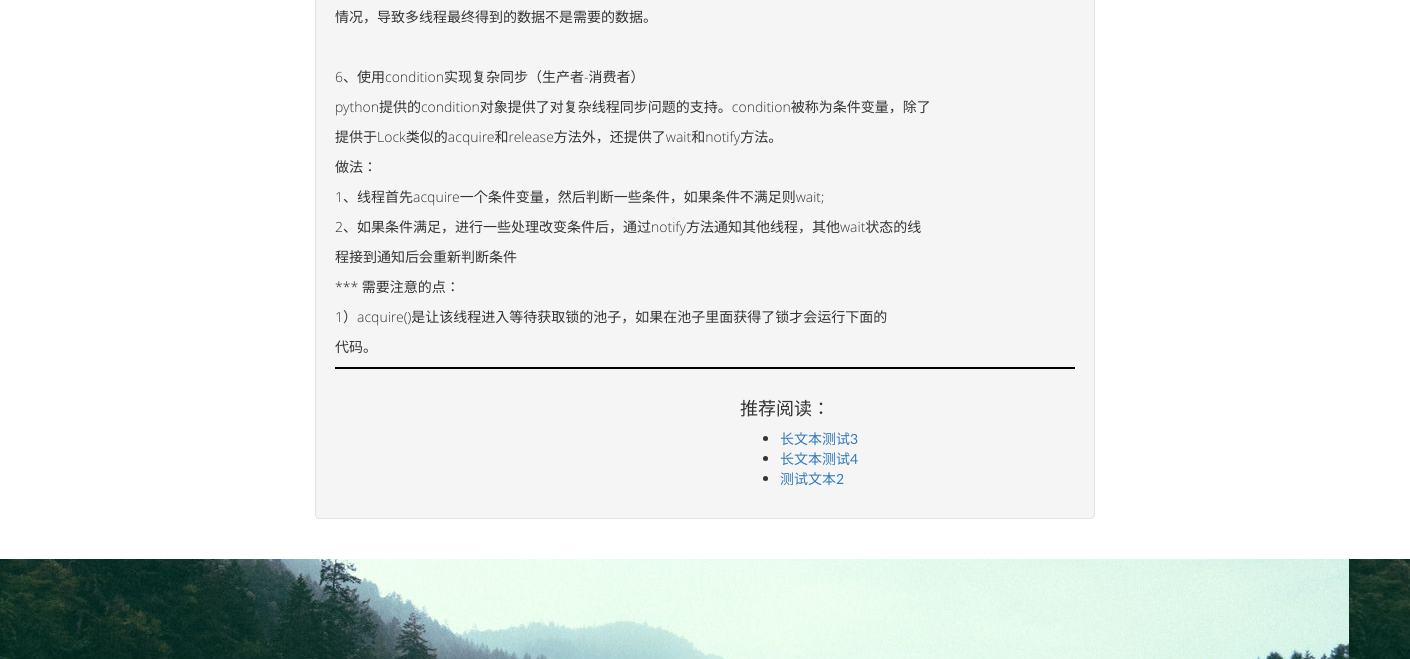
/topic/4 (lower part), run on an earlier commit of the app's database.
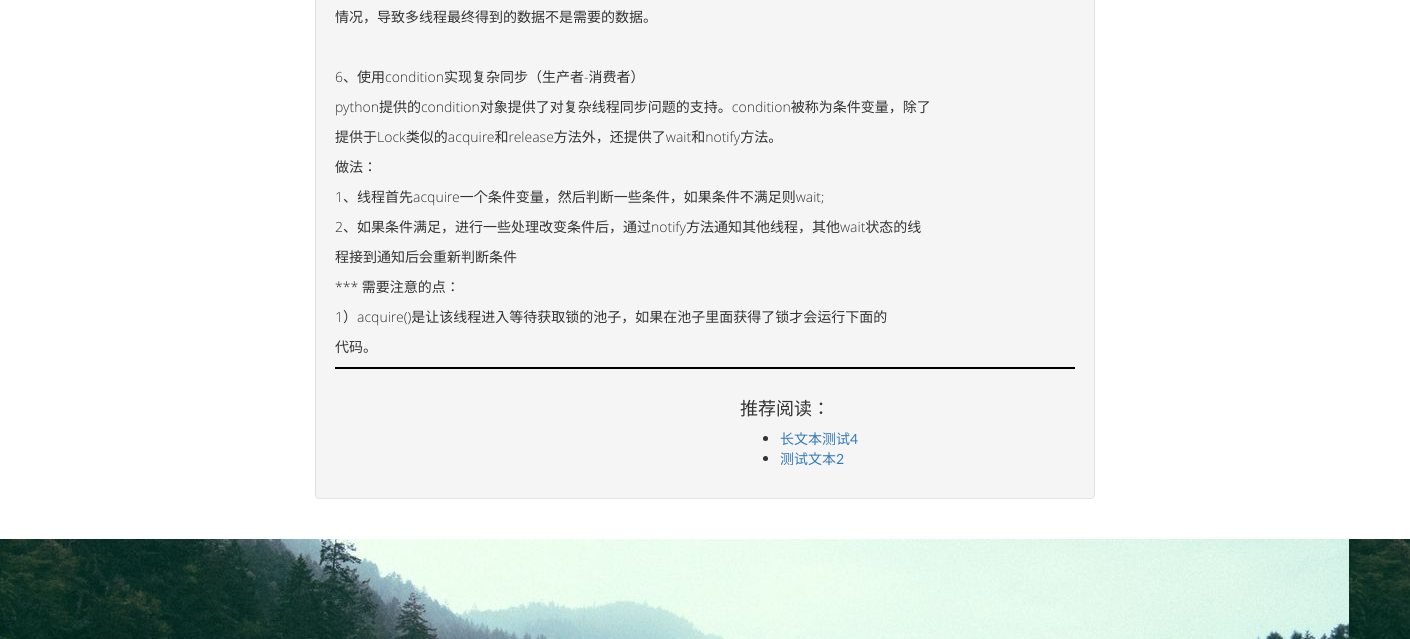
And on a later commit of the database.
### models/topic.py (models this page shows, shortened)
class Topics(db.Model):
	__tablename__ = 'topics'
	title = db.Column(db.String(50))
	id = db.Column(db.Integer, primary_key=True)
	content = db.Column(db.Text)
	author_id = db.Column(db.Integer)
	tag_id = db.Column(db.Integer, db.ForeignKey('tags.id'))
	pic_url = db.Column(db.String(200))
	createTime = db.Column(db.DateTime)
	def __init__(self):
		self.createTime = datetime.datetime.now()
		self.author_id = '1'

### view_fun/index.py (the view)
@index_blueprint.route('/topic/<topicId>',methods=['GET'])
def detail(topicId):
	topic = Topics()
	topicObj = topic.query.filter_by(id=topicId).first()
	if topicObj:
		tags = topicObj.tag
		reconTopic = tags.topic.limit(4)
		return render_template('index/detail.html', topicObj=topicObj, reconTopic=reconTopic)
	else:
		return abort(404)

### app.py (called while the page is built)
def createApp():
	app = Flask(__name__)
	sysstr = platform.system()
	if sysstr == 'Linux':
		app.config.from_object(ProdConfig)
	else:
		app.config.from_object(DevConfig)
	Bootstrap(app)
	db.init_app(app)
	ckeditor.init_app(app)
	login_opt.init_app(app)
	app.register_blueprint(index)
	app.register_blueprint(admin)
	@app.before_request
	def create_data():
		db.create_all()
	if not app.debug:
		import logging
		from logging.handlers import RotatingFileHandler
		fileHandler = RotatingFileHandler('logfile/Myblog.log', mode='a', maxBytes=1*1024*1024, backupCount=10)
		formatStr = '%(asctime)s %(levelname)s: %(message)s [%(pathname)s:%(lineno)d]'
		logFormate = logging.Formatter(formatStr)
		fileHandler.setFormatter(logFormate)
		app.logger.setLevel(logging.INFO)
		fileHandler.setLevel(logging.INFO)
		app.logger.addHandler(fileHandler)
		app.logger.info('Myblog startup')
	return app

### templates/index/detail.html (shortened to what this page needs)
{% extends "base.html" %}
{% block page_content %}
<div class="container">
    <div class="row">
        <div class="col-lg-8 col-lg-offset-2 well">
            <div class="center-block">
                {{topicObj.content|safe}}
            </div>
            <hr class="hr">
            <div class="container">
                <div class="row">
                    <div class="col-lg-4 col-lg-offset-4">
                        <h4>推荐阅读：</h4>
                        <ul>
                            {% if reconTopic %}
                                {% for i in reconTopic %}
                                    <li>
                                        <a href="{{url_for('index.detail', topicId=i.id)}}">
                                            {{i.title}}
                                        </a>
                                    </li>
                                {% endfor %}
                            {% endif %}
                        </ul>
                    </div>
                </div>
            </div>
        </div>
    </div>
</div>
{% endblock %}

What changed in the data, as far as the page shows it:
removed Topics: title "长文本测试3"
